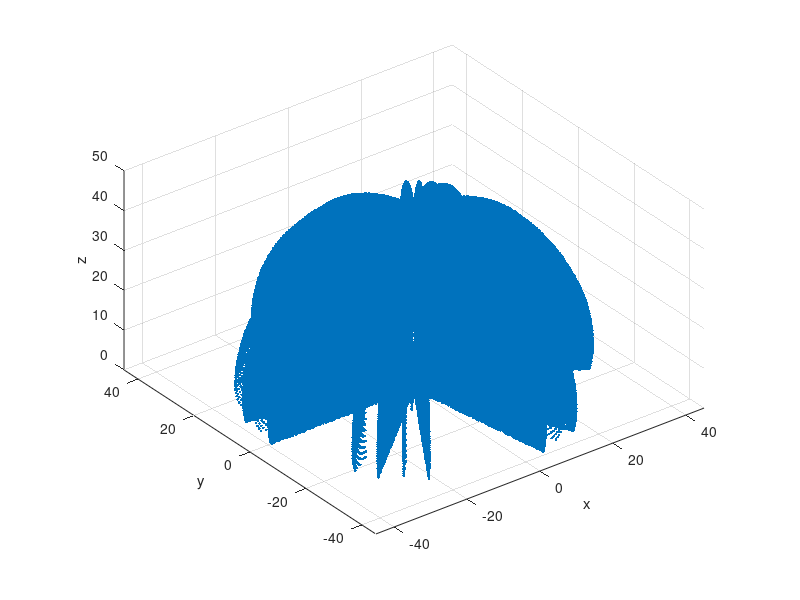
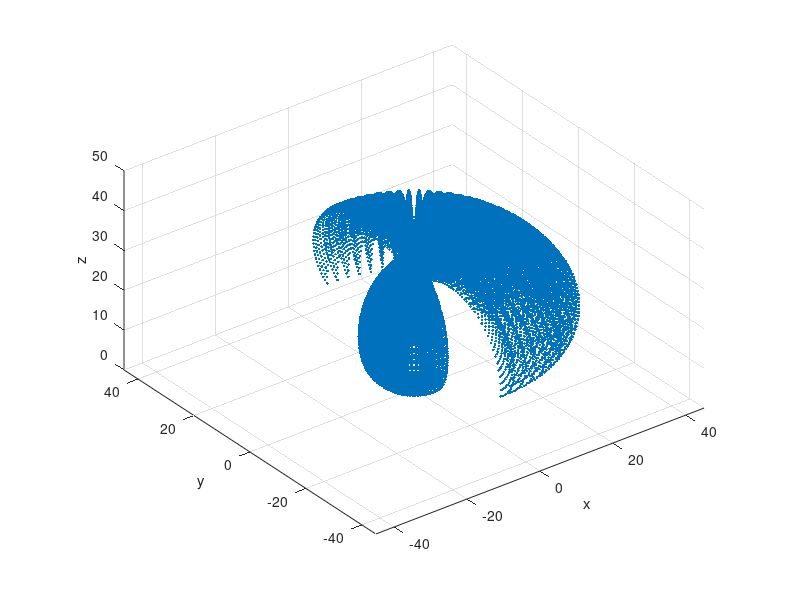
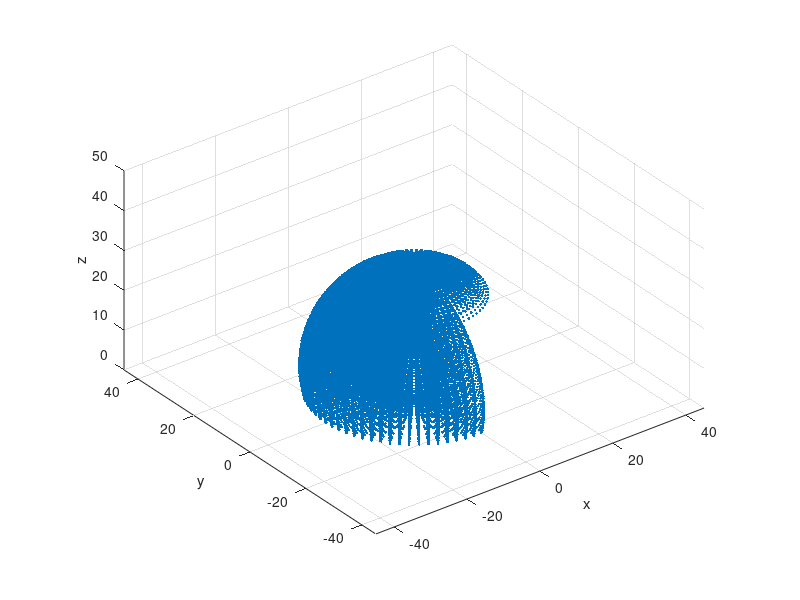
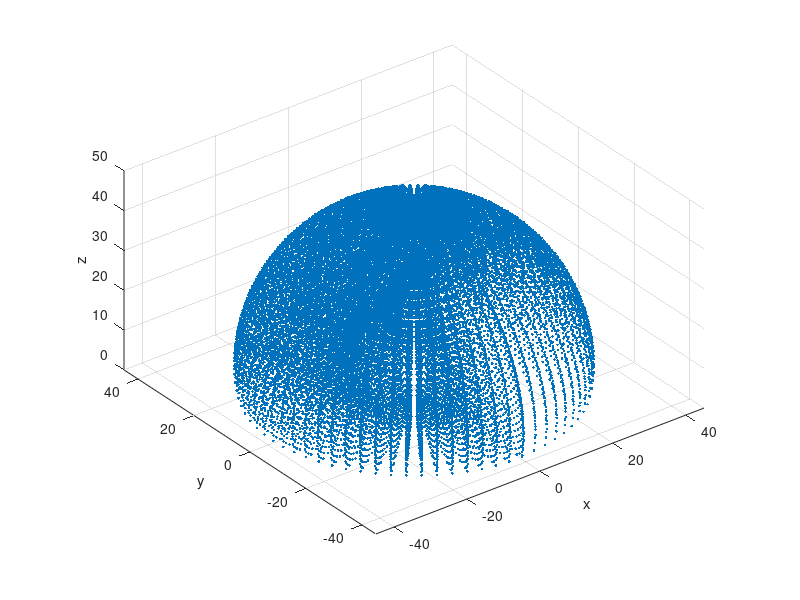

MATLAB code to generate these figures, in order:
%% workspace
clc
close all
clear

figure (1)
set(1,'position',[100 200 1000 800])
figure (2)
set(2,'position',[100 200 1000 800])
figure (3)
set(3,'position',[100 200 1000 800])
figure (4)
set(4,'position',[100 200 1000 800])
figure (5)
set(5,'position',[100 200 1000 800])

L1 = 6; L2 = 15; L3 = 15; L4 = 3.5; L5 = 6.5;

%% theta1 = 0
[q1,q2,q3,q4] = ndgrid(0:10, 0:5*pi/180:pi, 0:5*pi/180:160*pi/180, 0:-5*pi/180:-pi);

cw1 = cos(q1);
sw1 = sin(q1);
cw2 = cos(q2);
sw2 = sin(q2);
cw23= cos(q2+ q3);
sw23= sin(q2+ q3);
cw24= cos(q2+ q3+ q4);
sw24= sin(q2+ q3+ q4);

xwork = (L2.*cw2 + L3.*cw23 - (L4+L5).*sw24).* cw1;
ywork = (L2.*cw2 + L3.*cw23 - (L4+L5)*sw24).* sw1;
zwork = L1 + L2.*sw2 + L3.*sw23 + (L4+L5).*cw24;

figure (1)
plot3(xwork(:),ywork(:),zwork(:),'.')
axis equal
axis([-45 45 -45 45 0 50])

xlabel('x');
ylabel('y');
zlabel('z');

grid on
hold on

%% theta2 = 30

[q1,q2,q3,q4] = ndgrid(-pi/2:5*pi/180:pi/2, 30*pi/180, 0:5*pi/180:160*pi/180, 0:-5*pi/180:-pi);

cw1 = cos(q1);
sw1 = sin(q1);
cw2 = cos(q2);
sw2 = sin(q2);
cw23= cos(q2+ q3);
sw23= sin(q2+ q3);
cw24= cos(q2+ q3+ q4);
sw24= sin(q2+ q3+ q4);

xwork = (L2.*cw2 + L3.*cw23 - (L4+L5).*sw24).* cw1;
ywork = (L2.*cw2 + L3.*cw23 - (L4+L5)*sw24).* sw1;
zwork = L1 + L2.*sw2 + L3.*sw23 + (L4+L5).*cw24;

figure (2)
plot3(xwork(:),ywork(:),zwork(:),'.')
axis equal
axis([-45 45 -45 45 0 50])

xlabel('x');
ylabel('y');
zlabel('z');

grid on
hold on

%% theta3 = 120

[q1,q2,q3,q4] = ndgrid(-pi/2:5*pi/180:pi/2, 0:5*pi/180:pi, 120*pi/180, 0:-5*pi/180:-pi);

cw1 = cos(q1);
sw1 = sin(q1);
cw2 = cos(q2);
sw2 = sin(q2);
cw23= cos(q2+ q3);
sw23= sin(q2+ q3);
cw24= cos(q2+ q3+ q4);
sw24= sin(q2+ q3+ q4);

xwork = (L2.*cw2 + L3.*cw23 - (L4+L5).*sw24).* cw1;
ywork = (L2.*cw2 + L3.*cw23 - (L4+L5)*sw24).* sw1;
zwork = L1 + L2.*sw2 + L3.*sw23 + (L4+L5).*cw24;

figure (3)
plot3(xwork(:),ywork(:),zwork(:),'.')
axis equal
axis([-45 45 -45 45 0 50])

xlabel('x');
ylabel('y');
zlabel('z');

grid on
hold on

%% theta4 = -120

[q1,q2,q3,q4] = ndgrid(-pi/2:5*pi/180:pi/2, 0:5*pi/180:pi, 0:5*pi/180:160*pi/180, -120*pi/180);

cw1 = cos(q1);
sw1 = sin(q1);
cw2 = cos(q2);
sw2 = sin(q2);
cw23= cos(q2+ q3);
sw23= sin(q2+ q3);
cw24= cos(q2+ q3+ q4);
sw24= sin(q2+ q3+ q4);

xwork = (L2.*cw2 + L3.*cw23 - (L4+L5).*sw24).* cw1;
ywork = (L2.*cw2 + L3.*cw23 - (L4+L5)*sw24).* sw1;
zwork = L1 + L2.*sw2 + L3.*sw23 + (L4+L5).*cw24;

figure (4)
plot3(xwork(:),ywork(:),zwork(:),'.')
axis equal
axis([-45 45 -45 45 0 50])

xlabel('x');
ylabel('y');
zlabel('z');

grid on
hold on

%% theta5 = 0

[q1,q2,q3,q4] = ndgrid(-pi/2:5*pi/180:pi/2, 0:5*pi/180:pi, 0:5*pi/180:160*pi/180, 0:-5*pi/180:-pi);

cw1 = cos(q1);
sw1 = sin(q1);
cw2 = cos(q2);
sw2 = sin(q2);
cw23= cos(q2+ q3);
sw23= sin(q2+ q3);
cw24= cos(q2+ q3+ q4);
sw24= sin(q2+ q3+ q4);

xwork = (L2.*cw2 + L3.*cw23 - (L4+L5).*sw24).* cw1;
ywork = (L2.*cw2 + L3.*cw23 - (L4+L5)*sw24).* sw1;
zwork = L1 + L2.*sw2 + L3.*sw23 + (L4+L5).*cw24;

figure (5)
plot3(xwork(:),ywork(:),zwork(:),'.')
axis equal
axis([-45 45 -45 45 0 50])

xlabel('x');
ylabel('y');
zlabel('z');

grid on
hold on